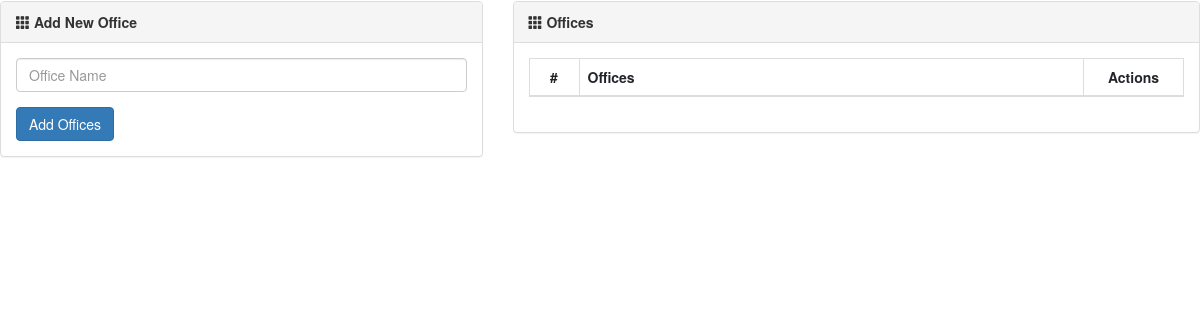
Page /offices.php on the earlier database version.
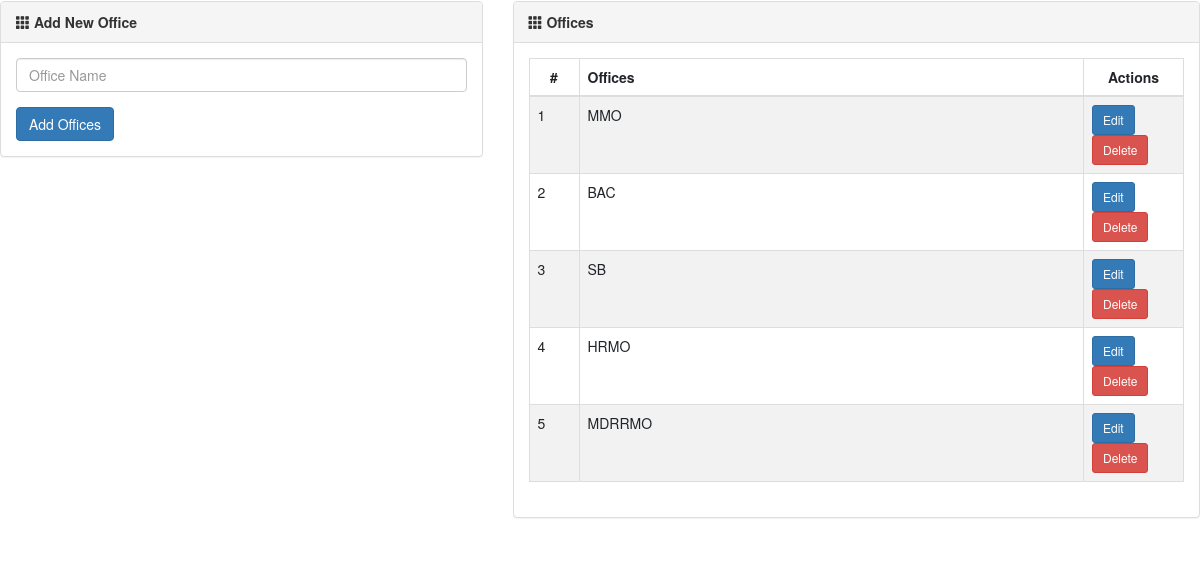
Same page on the later database version.
### tables this page shows
CREATE TABLE `office` (
  `office_id` int(11) UNSIGNED NOT NULL,
  `officeName` varchar(50) NOT NULL
);

### offices.php (the view, shortened to what this page needs)
<?php
$servername = "localhost";
$username = "root";
$password = "";
$database = "gsoinventory";
$connection = new mysqli($servername, $username, $password, $database);
?>
<!DOCTYPE html>
<html lang="en">
<head>
    <link rel="stylesheet" href="https://cdn.jsdelivr.net/npm/bootstrap@5.3.0/dist/css/bootstrap.min.css">
    <link rel="stylesheet" href="https://maxcdn.bootstrapcdn.com/bootstrap/3.3.4/css/bootstrap.min.css"/>
    <link rel="stylesheet" href="//cdnjs.cloudflare.com/ajax/libs/bootstrap-datepicker/1.3.0/css/datepicker3.min.css" />
</head>
<body>
   <div class="row">
    <div class="col-md-5">
      <div class="panel panel-default">
        <div class="panel-heading">
          <strong>
            <span class="glyphicon glyphicon-th"></span>
            <span>Add New Office</span>
         </strong>
        </div>
        <div class="panel-body">
          <form method="post" action="offices.php">
            <div class="form-group">
                <input type="text" class="form-control" name="officeName" placeholder="Office Name">
            </div>
            <button type="submit" name="add_office" class="btn btn-primary">Add Offices</button>
        </form>
        </div>
      </div>
    </div>
    <div class="col-md-7">
    <div class="panel panel-default">
      <div class="panel-heading">
        <strong>
          <span class="glyphicon glyphicon-th"></span>
          <span>Offices</span>
       </strong>
      </div>
        <div class="panel-body">
          <table class="table table-bordered table-striped table-hover">
            <thead>
                <tr>
                    <th class="text-center" style="width: 50px;">#</th>
                    <th>Offices</th>
                    <th class="text-center" style="width: 100px;">Actions</th>
                </tr>
            </thead>
            <tbody>
                <?php
                $sql = "SELECT * from office";
                $result = $connection->query($sql);
                while($row = $result->fetch_assoc()) {
                    echo "
                    <tr>
                        <td>{$row['office_id']}</td>
                        <td>{$row['officeName']}</td>
                        <td>
                            <a class='btn btn-primary btn-sm' href='/GSOInvSys/editOffice.php?id={$row['office_id']}'>Edit</a>
                            <a class='btn btn-danger btn-sm' href='/GSOInvSys/deleteOffice.php?id={$row['office_id']}'>Delete</a>
                        </td>
                    </tr>
                    ";
                }
                ?>
            </tbody>
    </table>
</body>
</html>

Differences in the rows shown:
added office: office_id "1", officeName "MMO"
added office: office_id "2", officeName "BAC"
added office: office_id "3", officeName "SB"
added office: office_id "4", officeName "HRMO"
added office: office_id "5", officeName "MDRRMO"
